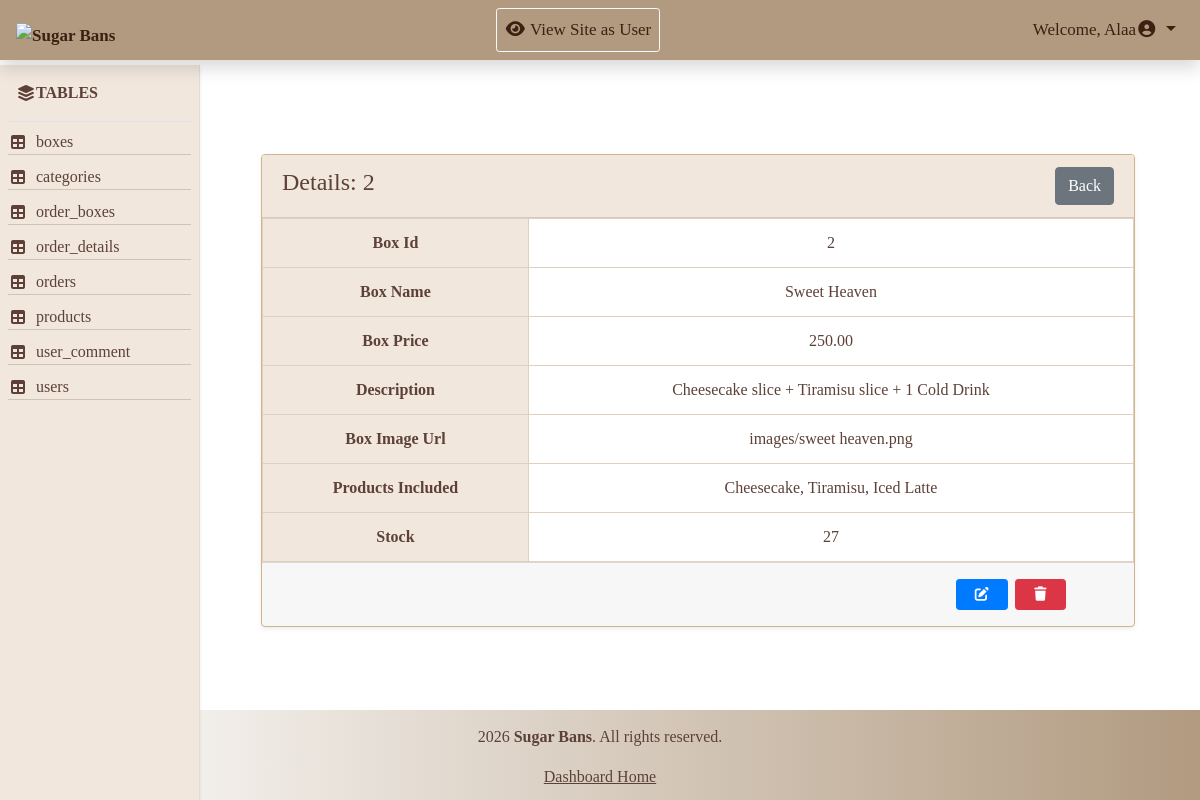
Page /Admin/action.php?action=show&table=boxes&id=2 (signed in) on the committed database.
### tables this page shows
CREATE TABLE `boxes` (
  `box_id` int(11) NOT NULL,
  `box_name` varchar(150) NOT NULL,
  `box_price` decimal(10,2) NOT NULL,
  `description` text DEFAULT NULL,
  `box_image_url` varchar(255) DEFAULT NULL,
  `products_included` text DEFAULT NULL,
  `stock` int(11) NOT NULL DEFAULT 30
);

### Admin/action.php (the view, shortened to what this page needs)
<?php
require 'includes/db/db.php';
include 'includes/temp/header.php';
include 'includes/temp/navbar.php';
?>
<div class="container-fluid">
    <div class="row">
        <?php include 'includes/temp/aside.php'; ?>
        <main class="col-md-10">
            <?php
                $action = isset($_GET['action']) ? $_GET['action'] : '';
                $table = isset($_GET['table'])  ? $_GET['table']  : '';
                $id = isset($_GET['id'])     ? $_GET['id']     : 0;
                if (!empty($table)) {
                    $table = preg_replace('/[^a-zA-Z0-9_]/', '', $table);
                        $stmtCol = $connect->prepare("SHOW COLUMNS FROM $table");
                        $stmtCol->execute();
                        $primaryKey = $stmtCol->fetchColumn();
                }
            switch($action) {
                case 'show':
                    $stmt = $connect->prepare("SELECT * FROM $table WHERE $primaryKey = ?");
                    $stmt->execute([$id]);
                    $item = $stmt->fetch(PDO::FETCH_ASSOC);
                    ?>
                            <div class="card shadow-sm mt-4 mx-5">
                                <div class="card-header d-flex justify-content-between align-items-center">
                                    <h4>Details: <?php echo $id; ?></h4>
                                    <a href="view_table.php?table=<?php echo $table; ?>" class="btn btn-secondary">Back</a>
                                </div>
                                <table class="table mb-0">
                                     <?php foreach ($item as $key => $value){
                                     ?>
                                    <tr>
                                        <th><?php echo ucwords(str_replace('_', ' ', $key)); ?></th>
                                        <td><?php echo  $value?></td>
                                    </tr>
                                    <?php } ?>
                                </table>
                                <div class="card-footer d-flex align-items-center py-3 m">
                                        <a href="action.php?action=edit&table=<?php echo $table; ?>&id=<?php echo $id; ?>" class="btn btn-primary btn-sm px-3"><i class="fa-solid fa-pen-to-square"></i></a>
                                        <a href="action.php?action=delete&table=<?php echo $table; ?>&id=<?php echo $id; ?>" class="btn btn-danger btn-sm px-3 mr-5" onclick= "return confirm('Are you sure you want to delete this?')"><i class="fa-solid fa-trash"></i></a>
                                </div>
                            </div>
                <?php
                    break;
                    ?>
                    <?php
                }
                ?>
        </main>
    </div>
</div>
<?php
include 'includes/temp/footer.php';
?>

### Admin/includes/assets/css/style.css (style rules this page uses)
* { margin: 0; padding: 0; box-sizing: border-box; }
body { font-family:Georgia, 'Times New Roman', Times, serif; }
main { margin-top: 130px; margin-bottom: 50px; margin-left: 16.5%; padding-right:5px ; min-height: calc(100vh - 90px - 180px); }
.table ,.card { color: #5d4037; border-color: #d2b48c; }
.table th, .table td { border: 1px solid #e0d0c0; text-align: center; }
.table th { background-color: #f1e7dd ; }
.card-header { color: #5d4037; background-color: #f1e7dd ; }
.card-footer { gap:7px; justify-content:flex-end; }

### rows in the picture
boxes: box_id "2", box_name "Sweet Heaven", box_price "250.00", description "Cheesecake slice + Tiramisu slice + 1 Cold Drink", box_image_url "images/sweet heaven.png", products_included "Cheesecake, Tiramisu, Iced Latte", stock "27"

### other values in the picture
$_SESSION['user_fname'] "Alaa"
$row "boxes"
$row "categories"
$row "order_boxes"
$row "order_details"
$row "orders"
$row "products"
$row "user_comment"
$row "users"
$id "2"
str_replace('_', ' ', $key) "Box Id"
str_replace('_', ' ', $key) "Box Name"
str_replace('_', ' ', $key) "Box Price"
str_replace('_', ' ', $key) "Description"
str_replace('_', ' ', $key) "Box Image Url"
